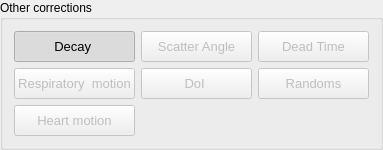
          <widget class="QGroupBox" name="groupBox_39">
           <property name="title">
            <string>Other corrections</string>
           </property>
           <layout class="QGridLayout" name="gridLayout_86">
            <item row="2" column="1">
             <widget class="QPushButton" name="iterative_reconstruct_push_button_heart_motion">
              <property name="enabled">
               <bool>false</bool>
              </property>
              <property name="sizePolicy">
               <sizepolicy hsizetype="Preferred" vsizetype="Preferred">
                <horstretch>0</horstretch>
                <verstretch>0</verstretch>
               </sizepolicy>
              </property>
              <property name="minimumSize">
               <size>
                <width>111</width>
                <height>31</height>
               </size>
              </property>
              <property name="maximumSize">
               <size>
                <width>16777215</width>
                <height>40</height>
               </size>
              </property>
              <property name="font">
               <font>
                <family>Segoe UI</family>
                <pointsize>10</pointsize>
                <italic>false</italic>
                <bold>false</bold>
               </font>
              </property>
              <property name="styleSheet">
               <string notr="true">QPushButton</string>
              </property>
              <property name="text">
               <string>Heart motion</string>
              </property>
              <property name="icon">
               <iconset>
                <normaloff>../../../../easyPETtraining/EasyPET pre-clinical versions/EasyPET training versions/GUI - UI FILE/Resources/Ic_3d_rotation_48px.svg.png</normaloff>
                <normalon>:/Resources/Resources/if_activity_2561310.png</normalon>../../../../easyPETtraining/EasyPET pre-clinical versions/EasyPET training versions/GUI - UI FILE/Resources/Ic_3d_rotation_48px.svg.png</iconset>
              </property>
              <property name="iconSize">
               <size>
                <width>24</width>
                <height>24</height>
               </size>
              </property>
              <property name="checkable">
               <bool>true</bool>
              </property>
              <property name="autoExclusive">
               <bool>true</bool>
              </property>
             </widget>
            </item>
            <item row="1" column="2">
             <widget class="QPushButton" name="iterative_reconstruct_push_button_doi">
              <property name="enabled">
               <bool>false</bool>
              </property>
              <property name="sizePolicy">
               <sizepolicy hsizetype="Preferred" vsizetype="Preferred">
                <horstretch>0</horstretch>
                <verstretch>0</verstretch>
               </sizepolicy>
              </property>
              <property name="minimumSize">
               <size>
                <width>111</width>
                <height>31</height>
               </size>
              </property>
              <property name="maximumSize">
               <size>
                <width>16777215</width>
                <height>40</height>
               </size>
              </property>
              <property name="font">
               <font>
                <family>Segoe UI</family>
                <pointsize>10</pointsize>
                <italic>false</italic>
                <bold>false</bold>
               </font>
              </property>
              <property name="styleSheet">
               <string notr="true">QPushButton</string>
              </property>
              <property name="text">
               <string>DoI </string>
              </property>
              <property name="icon">
               <iconset>
                <normaloff>../../../../easyPETtraining/EasyPET pre-clinical versions/EasyPET training versions/GUI - UI FILE/Resources/Ic_3d_rotation_48px.svg.png</normaloff>../../../../easyPETtraining/EasyPET pre-clinical versions/EasyPET training versions/GUI - UI FILE/Resources/Ic_3d_rotation_48px.svg.png</iconset>
              </property>
              <property name="iconSize">
               <size>
                <width>24</width>
                <height>24</height>
               </size>
              </property>
              <property name="checkable">
               <bool>true</bool>
              </property>
              <property name="autoExclusive">
               <bool>true</bool>
              </property>
             </widget>
            </item>
            <item row="0" column="3">
             <widget class="QPushButton" name="iterative_reconstruct_push_button_deadtime">
              <property name="enabled">
               <bool>false</bool>
              </property>
              <property name="sizePolicy">
               <sizepolicy hsizetype="Preferred" vsizetype="Preferred">
                <horstretch>0</horstretch>
                <verstretch>0</verstretch>
               </sizepolicy>
              </property>
              <property name="minimumSize">
               <size>
                <width>111</width>
                <height>31</height>
               </size>
              </property>
              <property name="maximumSize">
               <size>
                <width>16777215</width>
                <height>40</height>
               </size>
              </property>
              <property name="font">
               <font>
                <family>Segoe UI</family>
                <pointsize>10</pointsize>
                <italic>false</italic>
                <bold>false</bold>
               </font>
              </property>
              <property name="styleSheet">
               <string notr="true">QPushButton</string>
              </property>
              <property name="text">
               <string>Dead Time</string>
              </property>
              <property name="icon">
               <iconset>
                <normaloff>../../../../easyPETtraining/EasyPET pre-clinical versions/EasyPET training versions/GUI - UI FILE/Resources/Ic_3d_rotation_48px.svg.png</normaloff>../../../../easyPETtraining/EasyPET pre-clinical versions/EasyPET training versions/GUI - UI FILE/Resources/Ic_3d_rotation_48px.svg.png</iconset>
              </property>
              <property name="iconSize">
               <size>
                <width>24</width>
                <height>24</height>
               </size>
              </property>
              <property name="checkable">
               <bool>true</bool>
              </property>
              <property name="autoExclusive">
               <bool>true</bool>
              </property>
             </widget>
            </item>
            <item row="0" column="2">
             <widget class="QPushButton" name="iterative_reconstruct_push_button_scatter_angle">
              <property name="enabled">
               <bool>false</bool>
              </property>
              <property name="sizePolicy">
               <sizepolicy hsizetype="Preferred" vsizetype="Preferred">
                <horstretch>0</horstretch>
                <verstretch>0</verstretch>
               </sizepolicy>
              </property>
              <property name="minimumSize">
               <size>
                <width>111</width>
                <height>31</height>
               </size>
              </property>
              <property name="maximumSize">
               <size>
                <width>16777215</width>
                <height>40</height>
               </size>
              </property>
              <property name="font">
               <font>
                <family>Segoe UI</family>
                <pointsize>10</pointsize>
                <italic>false</italic>
                <bold>false</bold>
               </font>
              </property>
              <property name="styleSheet">
               <string notr="true"/>
              </property>
              <property name="text">
               <string>Scatter Angle</string>
              </property>
              <property name="icon">
               <iconset>
                <normaloff>../../../../easyPETtraining/EasyPET pre-clinical versions/EasyPET training versions/GUI - UI FILE/Resources/Ic_3d_rotation_48px.svg.png</normaloff>../../../../easyPETtraining/EasyPET pre-clinical versions/EasyPET training versions/GUI - UI FILE/Resources/Ic_3d_rotation_48px.svg.png</iconset>
              </property>
              <property name="iconSize">
               <size>
                <width>24</width>
                <height>24</height>
               </size>
              </property>
              <property name="checkable">
               <bool>true</bool>
              </property>
              <property name="autoExclusive">
               <bool>true</bool>
              </property>
             </widget>
            </item>
            <item row="0" column="1">
             <widget class="QPushButton" name="iterative_reconstruct_push_button_decay">
              <property name="enabled">
               <bool>true</bool>
              </property>
              <property name="sizePolicy">
               <sizepolicy hsizetype="Preferred" vsizetype="Preferred">
                <horstretch>0</horstretch>
                <verstretch>0</verstretch>
               </sizepolicy>
              </property>
              <property name="minimumSize">
               <size>
                <width>111</width>
                <height>31</height>
               </size>
              </property>
              <property name="maximumSize">
               <size>
                <width>16777215</width>
                <height>40</height>
               </size>
              </property>
              <property name="font">
               <font>
                <family>Segoe UI</family>
                <pointsize>10</pointsize>
                <italic>false</italic>
                <bold>false</bold>
               </font>
              </property>
              <property name="styleSheet">
               <string notr="true">QPushButton</string>
              </property>
              <property name="text">
               <string>Decay </string>
              </property>
              <property name="iconSize">
               <size>
                <width>24</width>
                <height>24</height>
               </size>
              </property>
              <property name="checkable">
               <bool>true</bool>
              </property>
              <property name="checked">
               <bool>true</bool>
              </property>
              <property name="autoExclusive">
               <bool>false</bool>
              </property>
             </widget>
            </item>
            <item row="1" column="3">
             <widget class="QPushButton" name="iterative_reconstruct_push_button_randoms">
              <property name="enabled">
               <bool>false</bool>
              </property>
              <property name="sizePolicy">
               <sizepolicy hsizetype="Preferred" vsizetype="Preferred">
                <horstretch>0</horstretch>
                <verstretch>0</verstretch>
               </sizepolicy>
              </property>
              <property name="minimumSize">
               <size>
                <width>111</width>
                <height>31</height>
               </size>
              </property>
              <property name="maximumSize">
               <size>
                <width>16777215</width>
                <height>40</height>
               </size>
              </property>
              <property name="font">
               <font>
                <family>Segoe UI</family>
                <pointsize>10</pointsize>
                <italic>false</italic>
                <bold>false</bold>
               </font>
              </property>
              <property name="styleSheet">
               <string notr="true">QPushButton</string>
              </property>
              <property name="text">
               <string>Randoms</string>
              </property>
              <property name="icon">
               <iconset>
                <normaloff>../../../../easyPETtraining/EasyPET pre-clinical versions/EasyPET training versions/GUI - UI FILE/Resources/Ic_3d_rotation_48px.svg.png</normaloff>../../../../easyPETtraining/EasyPET pre-clinical versions/EasyPET training versions/GUI - UI FILE/Resources/Ic_3d_rotation_48px.svg.png</iconset>
              </property>
              <property name="iconSize">
               <size>
                <width>24</width>
                <height>24</height>
               </size>
              </property>
              <property name="checkable">
               <bool>true</bool>
              </property>
              <property name="autoExclusive">
               <bool>true</bool>
              </property>
             </widget>
            </item>
            <item row="1" column="1">
             <widget class="QPushButton" name="iterative_reconstruct_push_button_respiratory_motion">
              <property name="enabled">
               <bool>false</bool>
              </property>
              <property name="sizePolicy">
               <sizepolicy hsizetype="Preferred" vsizetype="Preferred">
                <horstretch>0</horstretch>
                <verstretch>0</verstretch>
               </sizepolicy>
              </property>
              <property name="minimumSize">
               <size>
                <width>111</width>
                <height>31</height>
               </size>
              </property>
              <property name="maximumSize">
               <size>
                <width>16777215</width>
                <height>40</height>
               </size>
              </property>
              <property name="font">
               <font>
                <family>Segoe UI</family>
                <pointsize>10</pointsize>
                <italic>false</italic>
                <bold>false</bold>
               </font>
              </property>
              <property name="styleSheet">
               <string notr="true">QPushButton</string>
              </property>
              <property name="text">
               <string>Respiratory  motion</string>
              </property>
              <property name="icon">
               <iconset>
                <normaloff>../../../../easyPETtraining/EasyPET pre-clinical versions/EasyPET training versions/GUI - UI FILE/Resources/Ic_3d_rotation_48px.svg.png</normaloff>../../../../easyPETtraining/EasyPET pre-clinical versions/EasyPET training versions/GUI - UI FILE/Resources/Ic_3d_rotation_48px.svg.png</iconset>
              </property>
              <property name="iconSize">
               <size>
                <width>24</width>
                <height>24</height>
               </size>
              </property>
              <property name="checkable">
               <bool>true</bool>
              </property>
              <property name="autoExclusive">
               <bool>true</bool>
              </property>
             </widget>
            </item>
           </layout>
          </widget>
